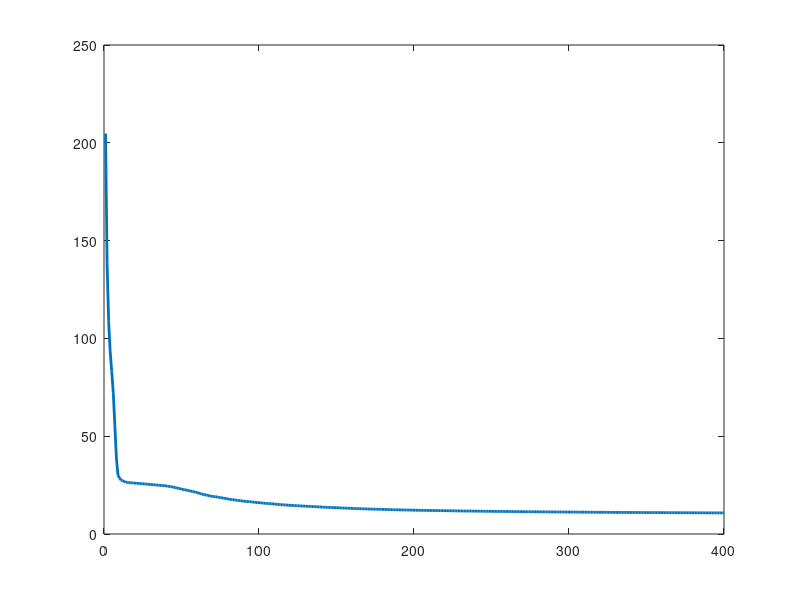

MATLAB code for this plot:
% cost-training epoches
function displayCost()
    load('aeccost_30000/costvalue.mat','costvalue');

    iteration = 1:400;
    h = figure;
    
    plot(iteration,costvalue{10},'LineWidth',2);
end
